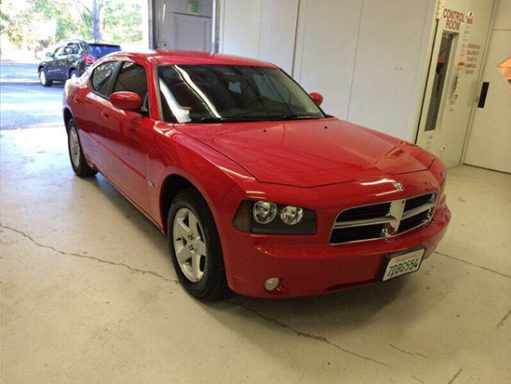
#> input picture Images for testing/Before damage.jpg, 511 x 384 px, given as the content of the folder CarDD_release/CarDD_SOD/CarDD-TR/CarDD-TR-Image, which was not available
$ python annotate_cardd_sod.py
#> lines starting #> are read from the running program, lines starting #| are printed output that depends on the picture; after the words box and inside, x2 and y2 are one past the last pixel; in counts of white or black regions, pixels touching at a corner belong together; pictures that were not available may be replaced by others from this repository, and a replacement may not be noted
#!/usr/bin/env python
import os
import cv2
import numpy as np
import pandas as pd
import argparse
import random
from pathlib import Path
import json

# Damage classes from the project
DAMAGE_CLASSES = ["dent", "scratch", "crack", "glass shatter", "lamp broken", "tire flat", "no_damage"]

def create_labeled_image(image, mask):
    """Create an image with numbered labels for annotation"""
    # Create the mask overlay
    overlay = overlay_mask(image, mask)

    # Add class numbers to the image
    height, width = overlay.shape[:2]
    label_image = overlay.copy()

    # Add class labels at the bottom of the image
    font = cv2.FONT_HERSHEY_SIMPLEX
    font_scale = 0.8
    thickness = 2
    y_pos = height - 30  # Position at the bottom

    # Draw a semi-transparent background for the labels
    label_bg = np.zeros((100, width, 3), dtype=np.uint8)
    label_bg_with_alpha = cv2.addWeighted(label_image[height-100:height, :], 0.3, label_bg, 0.7, 0)
    label_image[height-100:height, :] = label_bg_with_alpha

    # Draw class labels with numbers
    for i, damage_class in enumerate(DAMAGE_CLASSES):
        text = f"{i}: {damage_class}"
        text_size = cv2.getTextSize(text, font, font_scale, thickness)[0]

        # Calculate x position to spread labels across the width
        x_pos = int(width * (i + 0.5) / len(DAMAGE_CLASSES)) - text_size[0] // 2

        # Ensure label is fully visible
        x_pos = max(5, min(x_pos, width - text_size[0] - 5))

        # Draw the text
        cv2.putText(label_image, text, (x_pos, y_pos), font, font_scale, (255, 255, 255), thickness)

    return label_image

def overlay_mask(image, mask, alpha=0.5, color=(0, 0, 255)):
    """Overlay the mask on the image with given opacity and color"""
    # Ensure mask is binary and has the same dimensions as the image
    if len(mask.shape) == 3 and mask.shape[2] == 3:
        mask_gray = cv2.cvtColor(mask, cv2.COLOR_BGR2GRAY)
    else:
        mask_gray = mask.copy()

    # Resize mask if necessary
    if mask_gray.shape[0] != image.shape[0] or mask_gray.shape[1] != image.shape[1]:
        mask_gray = cv2.resize(mask_gray, (image.shape[1], image.shape[0]))

    # Create color overlay
    overlay = image.copy()
    mask_bool = mask_gray > 127  # Convert to binary mask

    # Apply the overlay - this is safer than the previous approach
    overlay_copy = overlay.copy()
    overlay_copy[mask_bool] = [color[0], color[1], color[2]]
    cv2.addWeighted(overlay_copy, alpha, overlay, 1 - alpha, 0, overlay)

    return overlay

def select_random_images(image_dir, mask_dir, num_images=100, seed=42):
    """Select random images from the dataset"""
    random.seed(seed)
    all_images = [f for f in os.listdir(image_dir) if f.endswith(('.jpg', '.jpeg', '.png'))]
    valid_images = []

    # Verify corresponding mask exists
    for img in all_images:
        mask_name = os.path.splitext(img)[0] + '.png'
        if os.path.exists(os.path.join(mask_dir, mask_name)):
            valid_images.append(img)

    print(f"Found {len(valid_images)} valid image-mask pairs")
    if len(valid_images) < num_images:
        print(f"Warning: Only {len(valid_images)} valid pairs available")
        return valid_images

    return random.sample(valid_images, num_images)

def get_user_input_number(prompt, min_val=1, max_val=10, default=1):
    """Get a number from the user within the specified range"""
    while True:
        try:
            user_input = input(prompt)
            if not user_input:
                return default
            val = int(user_input)
            if min_val <= val <= max_val:
                return val
            else:
                print(f"Please enter a number between {min_val} and {max_val}")
        except ValueError:
            print("Please enter a valid number")

def annotate_images(image_dir, mask_dir, output_csv, num_images=100):
    """Interactive annotation tool for the CarDD_SOD dataset"""
    # Create output directory
    output_dir = os.path.dirname(output_csv)
    os.makedirs(output_dir, exist_ok=True)

    # Select images to annotate
    selected_images = select_random_images(image_dir, mask_dir, num_images)

    # Initialize dataframe for annotations
    annotations = []

    # Display instructions
    print("\n=== CarDD_SOD Manual Annotation Tool ===")
    print("Instructions:")
    print("1. For each image, you'll see the damage mask with class labels")
    print("2. Enter how many different damage types you want to annotate")
    print("3. For each annotation, enter the number (0-6) corresponding to the damage type")
    print("4. Press 'ESC' to exit annotation early")
    print("5. The tool will save progress after every image")
    print("\nDamage Classes:")
    for i, damage_class in enumerate(DAMAGE_CLASSES):
        print(f"{i}: {damage_class}")

    # Annotate each image
    for i, img_file in enumerate(selected_images):
        print(f"\nProcessing image {i+1}/{len(selected_images)}: {img_file}")

        # Load image and mask
        img_path = os.path.join(image_dir, img_file)
        mask_name = os.path.splitext(img_file)[0] + '.png'
        mask_path = os.path.join(mask_dir, mask_name)

        image = cv2.imread(img_path)
        mask = cv2.imread(mask_path)

        if image is None or mask is None:
            print(f"Error: Could not load image or mask for {img_file}")
            continue

        # Create labeled image for annotation
        labeled_image = create_labeled_image(image, mask)

        # Resize for display
        display_height = 800
        aspect_ratio = labeled_image.shape[1] / labeled_image.shape[0]
        display_width = int(display_height * aspect_ratio)
        display_img = cv2.resize(labeled_image, (display_width, display_height))

        # Show the image with labels
        window_name = "Annotate Damage (Press ESC to exit)"
        cv2.imshow(window_name, display_img)
        cv2.waitKey(100)  # Short delay to ensure the window is shown

        # Ask how many annotations for this image with the image already shown
        print("How many damage types do you want to annotate for this image? (1-5, default: 1)")
        annotation_count = get_user_input_number("Number of annotations: ", 1, 5, 1)

        # Collect annotations for this image
        image_annotations = []
        escape_pressed = False
        for j in range(annotation_count):
            print(f"Annotation {j+1}/{annotation_count}:")

            # Wait for class input
            valid_input = False
            damage_class = None

            while not valid_input:
                print("Enter damage class (0-6):", end=' ')
                key = cv2.waitKey(0) & 0xFF

                if key == 27:  # ESC key
                    print("Annotation canceled.")
                    cv2.destroyAllWindows()
                    escape_pressed = True
                    break

                try:
                    class_idx = int(chr(key))
                    if 0 <= class_idx < len(DAMAGE_CLASSES):
                        damage_class = DAMAGE_CLASSES[class_idx]
                        print(f"Selected: {damage_class}")
                        valid_input = True
                    else:
                        print("Invalid class index. Try again.")
                except ValueError:
                    print("Invalid input. Enter a number 0-6.")

            if escape_pressed:
                break

            # Add annotation to the list for this image
            image_annotations.append({
                'image_file': img_file,
                'mask_file': mask_name,
                'damage_class': damage_class,
                'annotation_idx': j
            })

        # Close the window when done with this image
        cv2.destroyAllWindows()

        if escape_pressed:
            break

        # Add all annotations for this image to the main list
        annotations.extend(image_annotations)

        # Save progress after each image
        df = pd.DataFrame(annotations)
        df.to_csv(output_csv, index=False)
        print(f"Progress saved to {output_csv}")

    # Save final annotations
    df = pd.DataFrame(annotations)
    df.to_csv(output_csv, index=False)

    # Create a summary file
    annotation_counts = df.groupby('image_file').size().reset_index(name='annotation_count')
    summary = {
        'total_annotated_images': len(annotation_counts),
        'total_annotations': len(annotations),
        'average_annotations_per_image': annotation_counts['annotation_count'].mean(),
        'class_distribution': df['damage_class'].value_counts().to_dict()
    }

    summary_path = os.path.join(output_dir, 'annotation_summary.json')
    with open(summary_path, 'w') as f:
        json.dump(summary, f, indent=2)

    print(f"\nAnnotation complete!")
    print(f"Annotated {len(annotation_counts)} images with {len(annotations)} total annotations")
    print(f"Average of {annotation_counts['annotation_count'].mean():.1f} annotations per image")
    print(f"Results saved to {output_csv}")
    print(f"Summary saved to {summary_path}")

def main():
    parser = argparse.ArgumentParser(description="Manual annotation tool for CarDD_SOD dataset")
    parser.add_argument('--image_dir', type=str, default="CarDD_release/CarDD_SOD/CarDD-TR/CarDD-TR-Image",
                        help="Directory containing images")
    parser.add_argument('--mask_dir', type=str, default="CarDD_release/CarDD_SOD/CarDD-TR/CarDD-TR-Mask",
                        help="Directory containing masks")
    parser.add_argument('--output', type=str, default="cardd_sod/manual_annotations.csv",
                        help="Output CSV file for annotations")
    parser.add_argument('--count', type=int, default=100,
                        help="Number of images to annotate")

    args = parser.parse_args()

    annotate_images(args.image_dir, args.mask_dir, args.output, args.count)
#> in annotate_images, image is the input picture: shape (384, 511, 3); mean B, G, R 107.3, 126.6, 154.3
#> in overlay_mask, `mask_gray = cv2.cvtColor(mask, cv2.COLOR_BGR2GRAY)`:
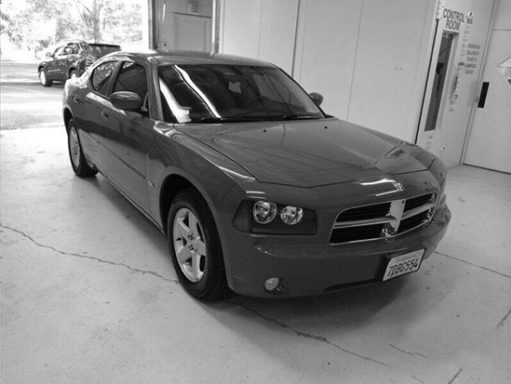
#> mask_gray: shape (384, 511); min 0, max 255, mean 132.7
#> in overlay_mask, `mask_bool = mask_gray > 127`:
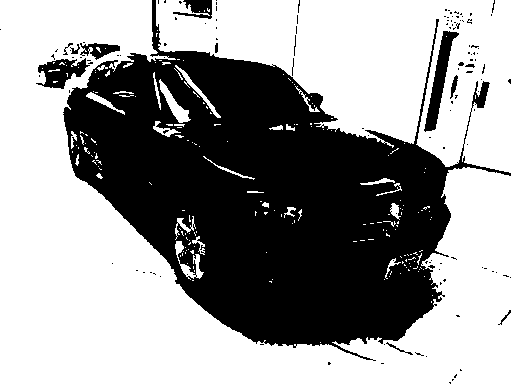
#> mask_bool: shape (384, 511) bool; 59.4% white; 128 black regions (115 under 20 px), largest, box (x1, y1, x2, y2) and area: (63, 0, 511, 361) 76024, (424, 31, 459, 132) 1128, (36, 58, 90, 89) 862
#> in overlay_mask, `overlay_copy[mask_bool] = [color[0], color[1], color[2]]`:
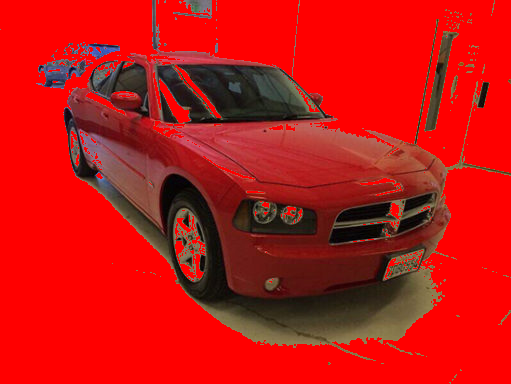
#> overlay_copy: shape (384, 511, 3); mean B, G, R 17.9, 21.1, 194.1
#> in overlay_mask, `cv2.addWeighted(overlay_copy, alpha, overlay, 1 - alpha, 0, overlay)`:
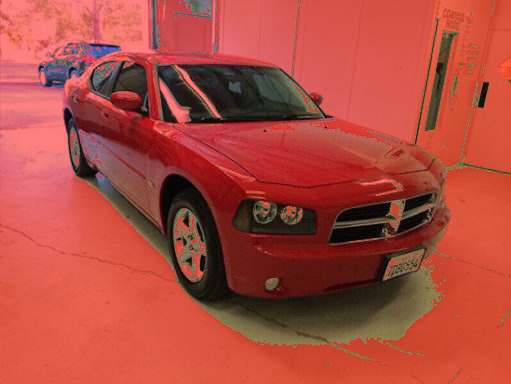
#> overlay: shape (384, 511, 3); mean B, G, R 62.6, 73.9, 174.2
#> in create_labeled_image, `label_bg_with_alpha = cv2.addWeighted(label_image[height-100:height, :..`:
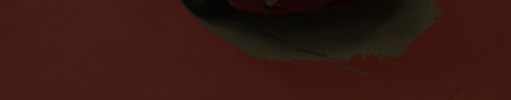
#> label_bg_with_alpha: shape (100, 511, 3); mean B, G, R 17, 23.7, 55.5
#> after the loop in create_labeled_image, `for i, damage_class in enumerate(DAMAGE_CLASSES):`:
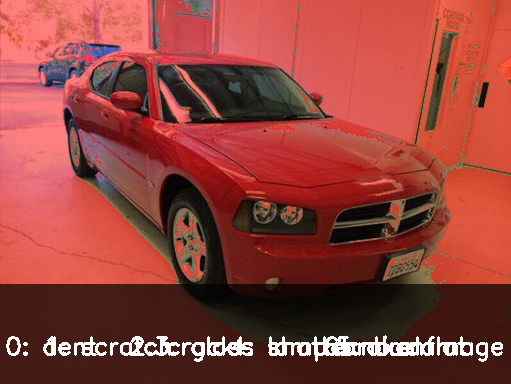
#> label_image: shape (384, 511, 3); mean B, G, R 58.2, 65.2, 145.4
#> in annotate_images, `display_img = cv2.resize(labeled_image, (display_width, display_height))`:
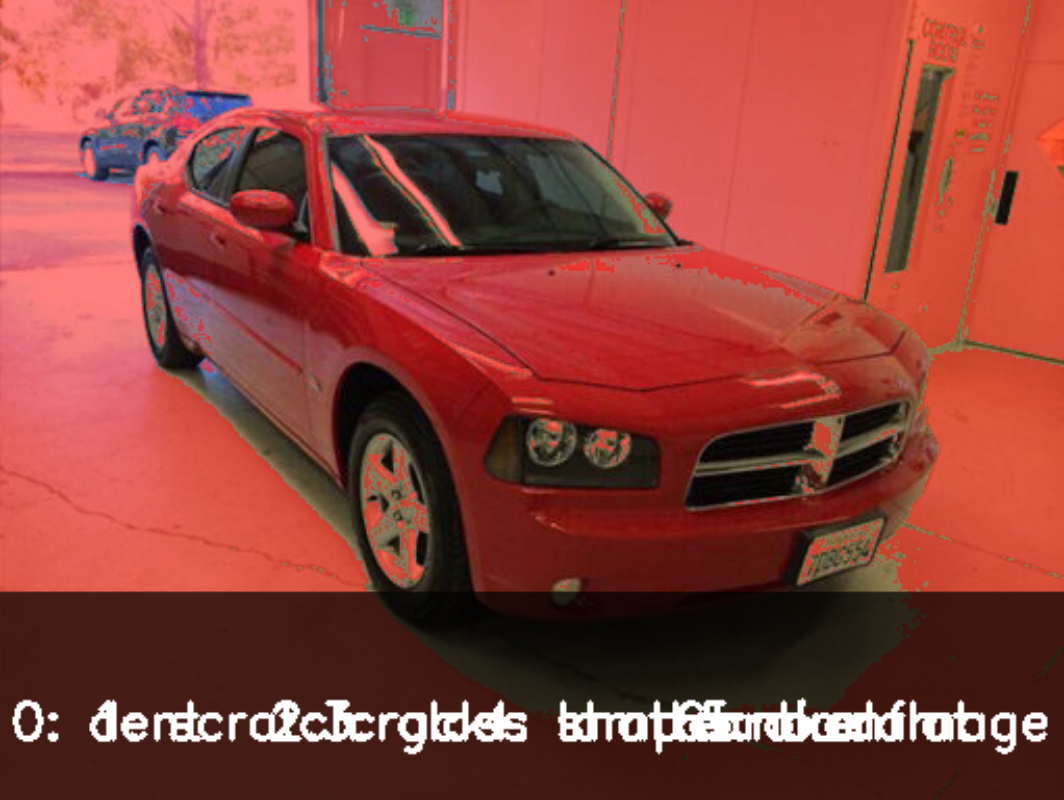
#> display_img: shape (800, 1064, 3); mean B, G, R 58.1, 65.1, 145.3

if __name__ == "__main__":
#> (the run stopped early here; a loop or call above may not have finished)
